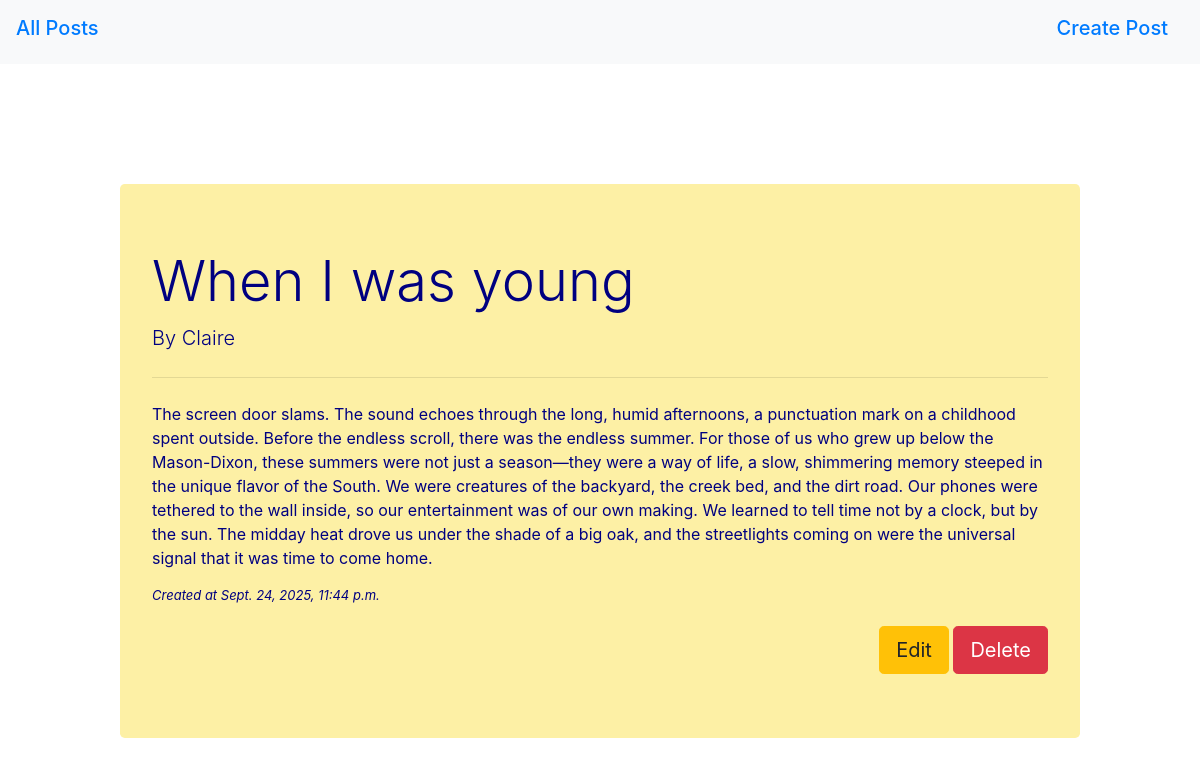
/blog/post/3/, run on the app's committed database.
### blog/models.py (models this page shows, shortened)
class Post(models.Model):
    author= models.CharField(max_length=100)
    title=models.CharField(max_length=100)
    created_at=models.DateTimeField(auto_now_add =True)
    modified_at=models.DateTimeField(auto_now = True)
    body=models.TextField()

### blog/views.py (the view)
# urls.py: path('post/<int:id>/', views.find_post, name= "find_post"),
def find_post(request, id):
    post = get_object_or_404(Post, id=id)
    return render(request, "post_detail.html", {"post":post})

### Templates/post_detail.html
{% extends "master.html" %}
{% block stuff %}
    {% if post %}
        <div class="jumbotron" style="margin: 10%; background-color:rgba(252, 227, 89, 0.541); color: navy">
            <h1 class="display-4">{{post.title}}</h1>
            <p class="lead">By {{post.author}}</p>
            <hr class="my-4">
            <p>{{post.body}}</p>
            <div style="font-size: small; font-style:italic; margin-bottom:20px">Created at {{post.created_at}}</div>
            <div class="text-right">
                <a href=" {% url 'updatepost' post.id %}  " class="btn btn-warning btn-lg" role="button" aria-pressed="true">Edit</a>
                <a href=" {% url 'deletepost' post.id %} " class="btn btn-danger btn-lg" role="button" aria-pressed="true">Delete</a>
            </div>
        </div>
    {% else %}
        <p>No posts available</p>
    {% endif %}
{% endblock %}

### data on the page
Post: title "When I was young", author "Claire", body "The screen door slams. The sound echoes through the long, humid afternoons, a punctuation mark on a childhood spent outside. Before the endless scroll, there was the endless summer. For those of us who grew up below the Mason-Dixon, these summers were not just a season—they were a way of life, a slow, shimmering memory steeped in the unique flavor of the South. We were creatures of the backyard, the creek bed, and the dirt road. Our phones were tethered to the wall inside, so our entertainment was of our own making. We learned to tell time not by a clock, but by the sun. The midday heat drove us under the shade of a big oak, and the streetlights coming on were the universal signal that it…", created_at "Sept. 24, 2025, 11:44 p.m."
